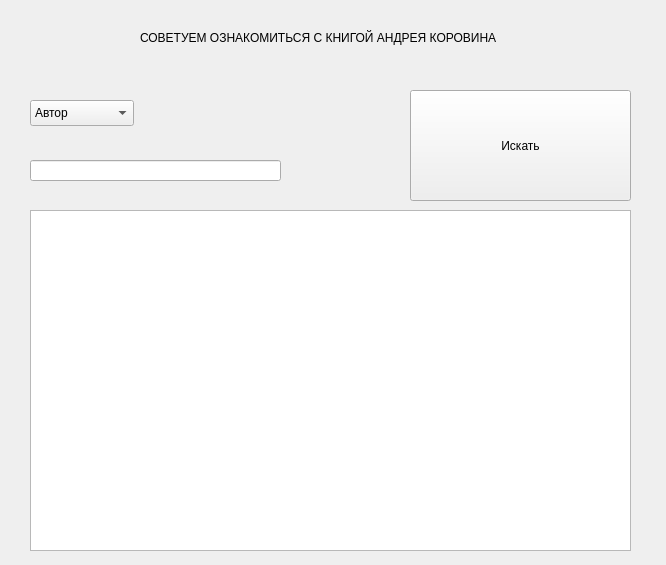
<?xml version="1.0" encoding="UTF-8"?>
<ui version="4.0">
 <class>Form</class>
 <widget class="QWidget" name="Form">
  <property name="geometry">
   <rect>
    <x>0</x>
    <y>0</y>
    <width>666</width>
    <height>565</height>
   </rect>
  </property>
  <property name="windowTitle">
   <string>Form</string>
  </property>
  <widget class="QComboBox" name="comboBox">
   <property name="geometry">
    <rect>
     <x>30</x>
     <y>100</y>
     <width>104</width>
     <height>26</height>
    </rect>
   </property>
   <item>
    <property name="text">
     <string>Автор</string>
    </property>
   </item>
   <item>
    <property name="text">
     <string>Название</string>
    </property>
   </item>
  </widget>
  <widget class="QPushButton" name="pushButton">
   <property name="geometry">
    <rect>
     <x>410</x>
     <y>90</y>
     <width>221</width>
     <height>111</height>
    </rect>
   </property>
   <property name="text">
    <string>Искать</string>
   </property>
  </widget>
  <widget class="QLineEdit" name="lineEdit">
   <property name="geometry">
    <rect>
     <x>30</x>
     <y>160</y>
     <width>251</width>
     <height>21</height>
    </rect>
   </property>
  </widget>
  <widget class="QListWidget" name="listWidget">
   <property name="geometry">
    <rect>
     <x>30</x>
     <y>210</y>
     <width>601</width>
     <height>341</height>
    </rect>
   </property>
  </widget>
  <widget class="QLabel" name="label">
   <property name="geometry">
    <rect>
     <x>140</x>
     <y>30</y>
     <width>371</width>
     <height>16</height>
    </rect>
   </property>
   <property name="text">
    <string>СОВЕТУЕМ ОЗНАКОМИТЬСЯ С КНИГОЙ АНДРЕЯ КОРОВИНА</string>
   </property>
  </widget>
 </widget>
 <resources/>
 <connections/>
</ui>
